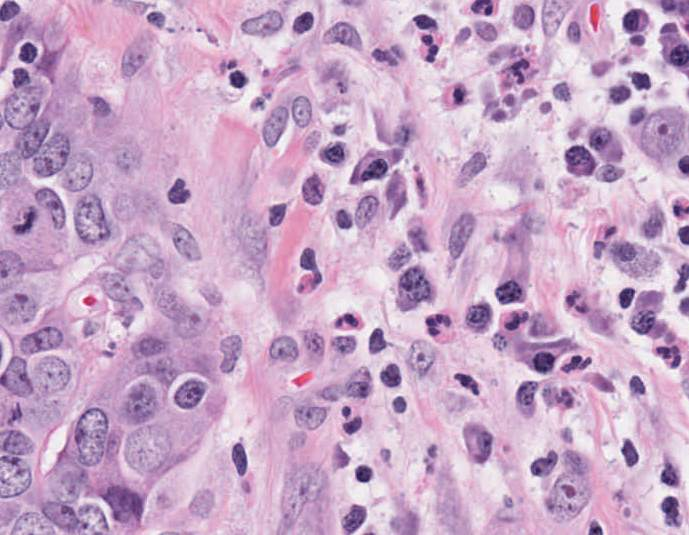
#> input picture TCGA-3M-AB46-01Z-00-DX1.jpg, 689 x 535 px
$ python Example_07.py
#> lines starting #> are read from the running program, lines starting #| are printed output that depends on the picture; after the words box and inside, x2 and y2 are one past the last pixel; in counts of white or black regions, pixels touching at a corner belong together
'''
purpose: measure properties of segmented cell nuclei

author: Hongming Xu
email: mxu@ualberta.ca
'''

import matplotlib.pyplot as plt
import numpy as np
from skimage.color import rgb2gray
from skimage.filters import threshold_otsu
from skimage.morphology import remove_small_objects, remove_small_holes, \
    opening, closing, square, label, erosion, watershed

from skimage.segmentation import find_boundaries
from scipy import ndimage as ndi
from skimage.measure import regionprops,regionprops_table
import pandas as pd

I=plt.imread('TCGA-3M-AB46-01Z-00-DX1.jpg')
#> I is the input picture: shape (535, 689, 3); mean R, G, B 199.7, 167.1, 199.4

# color image to gray scale image
# the equation for gray image: Y = 0.2125 R + 0.7154 G + 0.0721 B
I_gray=(rgb2gray(I)*255).astype(np.uint8)
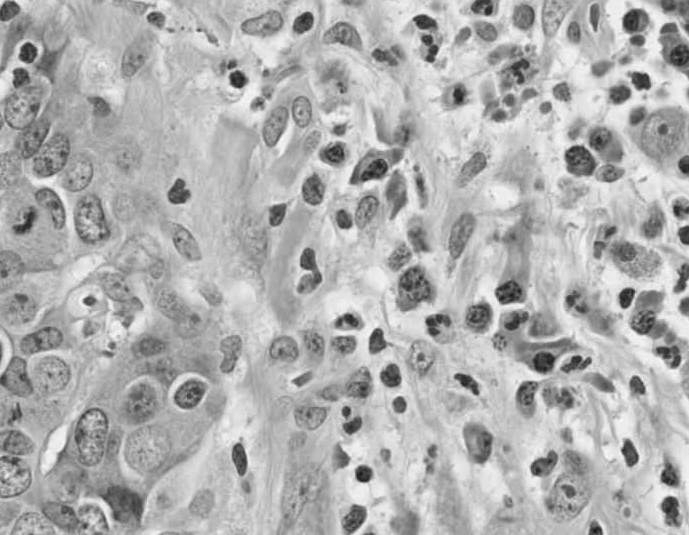
#> I_gray: shape (535, 689); min 20, max 251, mean 175.8

# ostu's threhsold segmentation
thresh=threshold_otsu(I_gray)
#> thresh = 162
bw_n0=I_gray<thresh
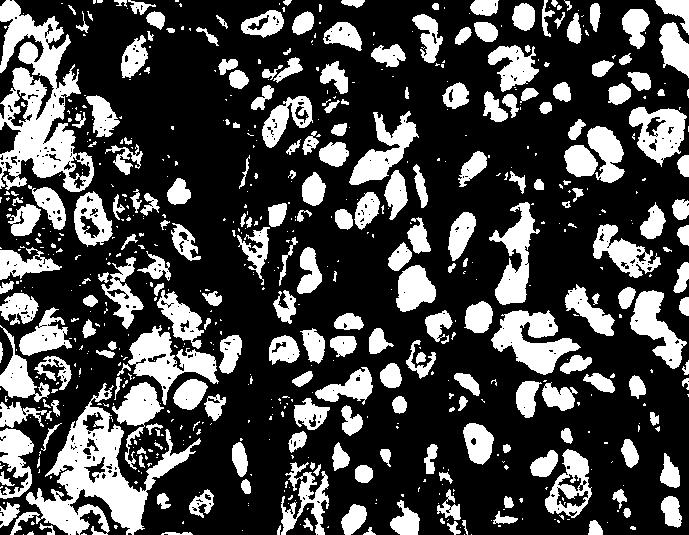
#> bw_n0: shape (535, 689) bool; 28.9% white; 663 white regions (424 under 20 px), largest, box (x1, y1, x2, y2) and area: (0, 0, 94, 192) 8597, (10, 383, 201, 535) 8199, (491, 310, 581, 375) 2905

# remove small binary nosiy regions with the size less than noise_size
bw_n2=opening(bw_n0,square(3))
#> bw_n2: shape (535, 689) bool; 27% white; 367 white regions (101 under 20 px), largest, box (x1, y1, x2, y2) and area: (0, 0, 94, 192) 7974, (26, 406, 148, 535) 6702, (492, 310, 579, 375) 2871
noise_size=150
bw_n3=remove_small_objects(bw_n2, noise_size, connectivity=8)
bw_n4=remove_small_holes(bw_n3,noise_size/2)
#> bw_n4: shape (535, 689) bool; 25.1% white; 136 white regions, largest, box (x1, y1, x2, y2) and area: (0, 0, 94, 192) 8181, (26, 406, 148, 535) 6781, (492, 310, 579, 375) 2895


## iteratively erosion algorithm to find markers for watershed
bw_nn=label(bw_n4)
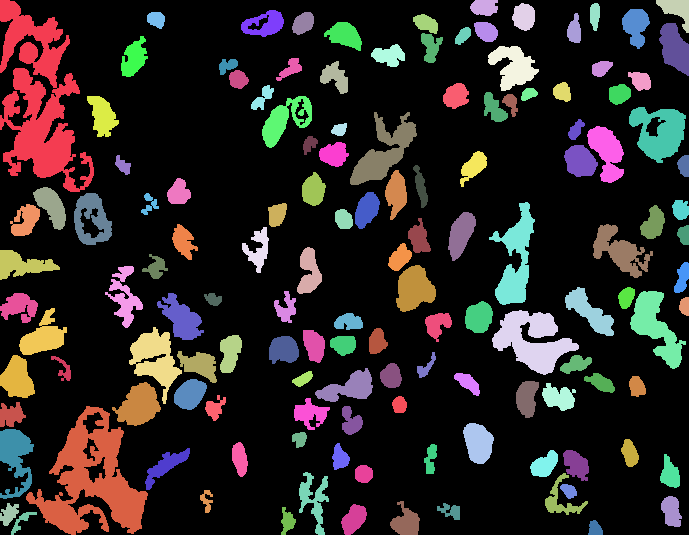
#> bw_nn: shape (535, 689) int32; 137 distinct labels, from 0 to 136; one colour per label, 0 black
obj_n=np.max(bw_nn)
#> obj_n = 136
bw_mark=np.zeros(bw_n4.shape,dtype=bool)
for tt in range(1,obj_n+1):
    bw_temp=np.zeros(bw_n4.shape)
    bw_temp[bw_nn==tt]=1
    thr=np.sum(bw_temp)*0.25
    while np.sum(bw_temp)>thr:
        bw_temp=erosion(bw_temp,square(3))
    bw_mark[bw_temp==1]=1
#> bw_mark: shape (535, 689) bool; 4.7% white; 205 white regions (56 under 20 px), largest, box (x1, y1, x2, y2) and area: (19, 119, 67, 172) 1092, (100, 483, 139, 522) 651, (646, 117, 678, 152) 363
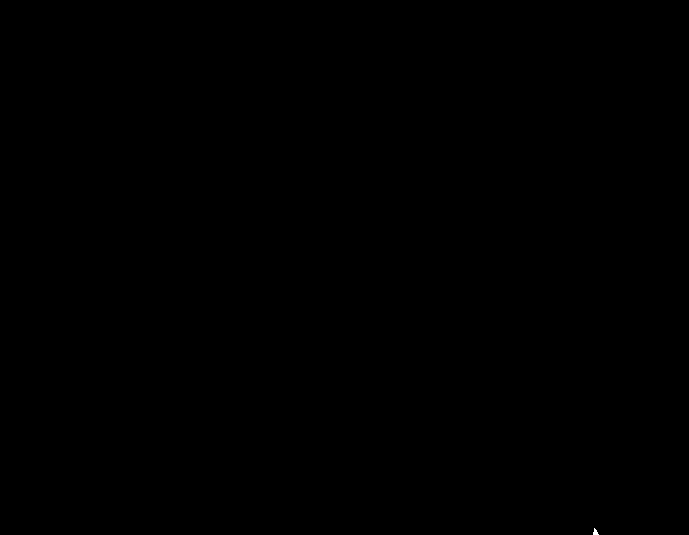
#> bw_temp: shape (535, 689) float64; values 0 (black) and 1 (white), 0.01% white; 1 white region, box (x1, y1, x2, y2) and area: (593, 528, 599, 535) 25

# marker-controlled watershed segmentation for nuclei
markers = ndi.label(bw_mark)[0]
distance = -ndi.distance_transform_edt(bw_n4)
labels = watershed(distance, markers=markers, mask=bw_n4)
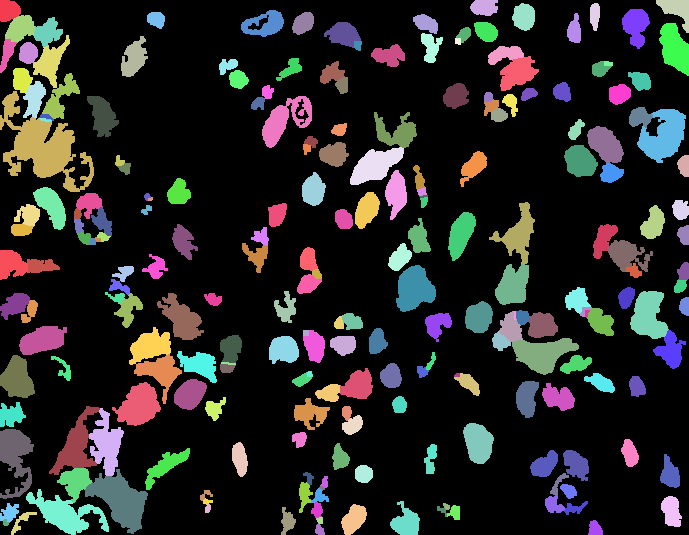
#> labels: shape (535, 689) int32; 226 distinct labels, from 0 to 225; one colour per label, 0 black

bb=find_boundaries(labels)
#> bb: shape (535, 689) bool; 9.2% white in thin lines or dots
I2=I.copy()  # use copy() function here to ensure I2 is writable
I2[:,:,0][bb]=255
I2[:,:,1][bb]=0
I2[:,:,2][bb]=0
I2[:,:,0][bw_mark]=0
I2[:,:,1][bw_mark]=0
I2[:,:,2][bw_mark]=255
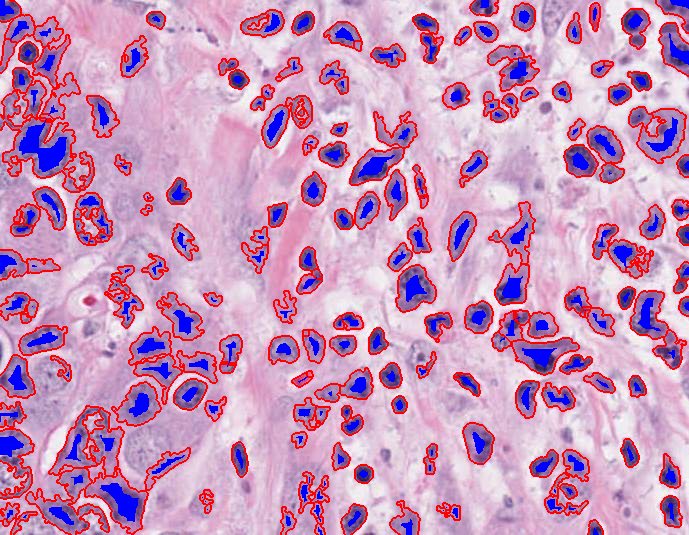
#> I2: shape (535, 689, 3); mean R, G, B 199.7, 148.6, 186.8

plt.imshow(I2)
plt.pause(2)
plt.close()

##### measure the properties of segmented cell nuclei from the mask labels###
props = regionprops_table(labels,intensity_image=I_gray, properties=['area','centroid','eccentricity','major_axis_length',
                                             'minor_axis_length','orientation','perimeter','solidity',
                                             'mean_intensity'])
#> props = 10 items
df=pd.DataFrame(props)
#> df = table of 225 rows and 10 columns

# visualization for better understanding
plt.imshow(I)
plt.plot(df['centroid-1'],df['centroid-0'],'r*') # plot nuclei centroids on the image
plt.pause(3)
plt.close()

plt.hist(df['area'])   # plot histogram of nuclei size
plt.xlabel('the size of cell nuclei')
plt.ylabel('the number of cell nuclei')
plt.title('histogram of nuclei size')
plt.pause(3)
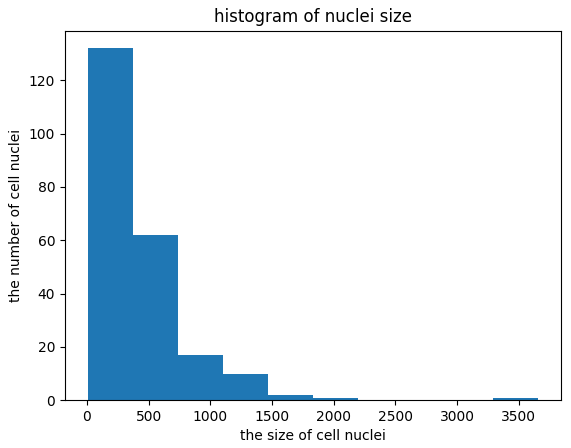
#> figure drawn by matplotlib, 1 panel; tallest bar 132 high, from x = 5 to 370.4
plt.close()
